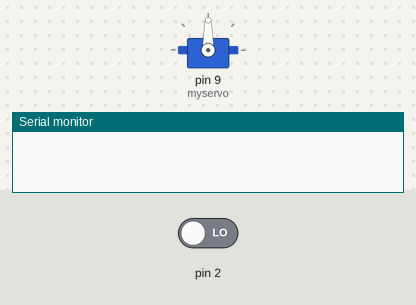
Bench run of a sketch on a simulated Arduino Uno, built with avr-gcc and run on an emulated ATmega328P. On the bench: servo, the last lines printed to the serial monitor. The inputs (shaded band) are chosen by the test bench; at power-on: pin 2 LOW.

Above: at 2.2 s.
2.3 s: pin 2 driven HIGH
At 2.75 s:
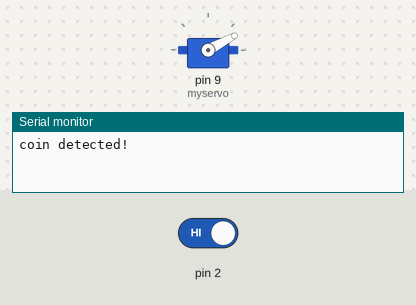
At 6.0 s:
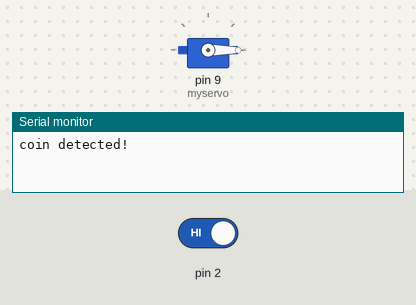
Timing chart, 0 to 7.5 s (numbered marks = the images above; inputs shaded):
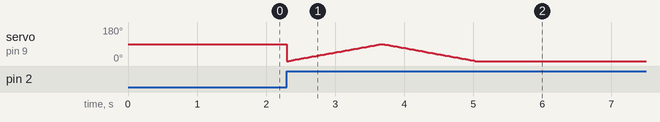

The sketch:

Gum_ball_coin.ino
```cpp
#include <Servo.h>

Servo myservo;  // create servo object to control a servo
// twelve servo objects can be created on most boards

int pos = 0;    // variable to store the servo position
const int coin = 2;
boolean insert = false;
volatile int pulse = 0;
unsigned long balance;

void setup() {
  // put your setup code here, to run once:
  Serial.begin(9600);
  attachInterrupt(digitalPinToInterrupt(2), coinInterrupt, RISING);
  delay(1000);
  myservo.attach(9);  // attaches the servo on pin 9 to the servo object
}

void loop() {
  // put your main code here, to run repeatedly:
  if (insert) {
    insert = false;
    Serial.println("coin detected!");
    for (pos = 0; pos <= 90; pos += 1) { // goes from 0 degrees to 180 degrees
    // in steps of 1 degree
    myservo.write(pos);              // tell servo to go to position in variable 'pos'
    delay(15);                       // waits 15 ms for the servo to reach the position
  }
  for (pos = 90; pos >= 0; pos -= 1) { // goes from 180 degrees to 0 degrees
    myservo.write(pos);              // tell servo to go to position in variable 'pos'
    delay(15);                       // waits 15 ms for the servo to reach the position
  }
  }
}

//interrupt
void coinInterrupt() {
  //pulse++ ;
  insert = true;
}
```
